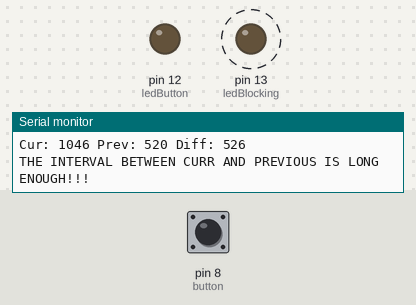
A sketch run on a simulated Arduino Uno, built with avr-gcc and run on an emulated ATmega328P. On the bench: output pins drawn as LEDs (lit = HIGH), the last lines printed to the serial monitor. Dashed ring = blinking. The inputs (shaded band) are chosen by the test bench; at power-on: pin 8 (button) LOW.

Above: at 1.2 s.
1.3 s: pin 8 (button) pulled HIGH for 0.15 s
At 1.38 s:
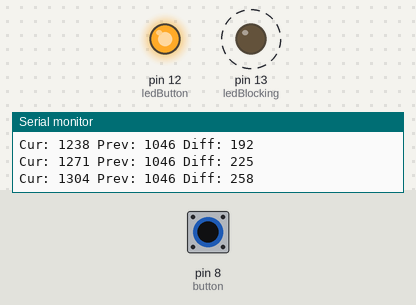
4.3 s: pin 8 (button) pulled HIGH for 1 s
At 6.2 s:
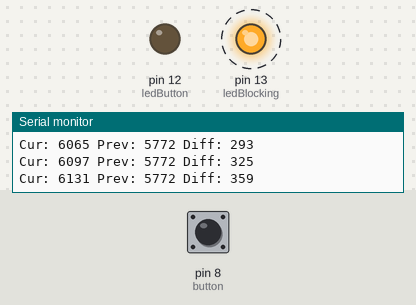
7.3 s: pin 8 (button) pulled HIGH for 3.2 s
At 8.3 s:
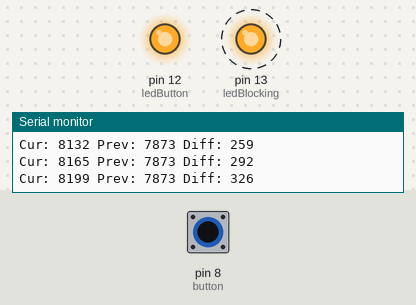
Timing chart, 0 to 19.5 s (numbered marks = the images above; inputs shaded):
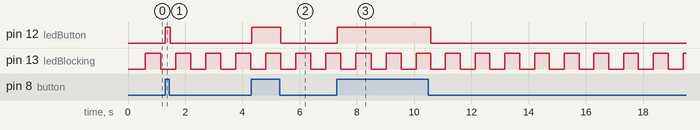

Measured:
- after the input at 1.3 s, pin 12 (ledButton): LOW → HIGH at once, → LOW 0.17 s later
- after the input at 4.3 s, pin 12 (ledButton): LOW → HIGH at once, → LOW 1.0 s later
- after the input at 7.3 s, pin 12 (ledButton): LOW → HIGH at once, → LOW 3.3 s later
- by itself, pin 13 (ledBlocking): alternates HIGH for 0.52 s and LOW for 0.52 s

The sketch:

elapsed_time_with_comments.ino
```cpp
int ledButton = 12; // pin for the LED
int button = 8; // pin for the button
int buttonState = 0; // initial state for the button

int ledBlocking = 13; // pin for the blocking/blink LED

int interval = 500; // interval for turning LED on or off

int ledState = LOW; // initial LED state

long previousMillis = 0; // initial millisecond value to check against

unsigned long currentMillis = 0; // initial millis for current millis of arduino program

void setup(){
  pinMode(ledButton, OUTPUT); // set up LED
  pinMode(button, INPUT); // set up button
  pinMode(ledBlocking, OUTPUT); // setup blocking/blinking LED
  Serial.begin(9600);  // start our serial monitor
}

void loop(){
  buttonState = digitalRead(button); // read our button

  /*
  single equal sign (=) - assignement ex. this variable is a new value
  double equal sign (==) - equality ex. is this variable the same value as another value
  */

  //this controls the LED with a button
  if (buttonState == HIGH){ // if button is pressed
    digitalWrite(ledButton, HIGH); // make the LED light up
  } else if(buttonState == LOW){ // if button is not pressed (unpressed)
    digitalWrite(ledButton, LOW); // turn the LED off
  }

  // set our variable current mills to the actual milliseconds since program started
  currentMillis = millis();

  /*
  print useful debug information
  */

  Serial.print("Cur: ");
  Serial.print(currentMillis);

  Serial.print(" Prev: ");
  Serial.print(previousMillis);

  Serial.print(" Diff: ");
  Serial.println(currentMillis - previousMillis);

  //  this controls the LED that is blinking
  // if the difference between current time in the program minus the last checkpoint time is greater than our interval
  if(currentMillis - previousMillis > interval){

  Serial.println("THE INTERVAL BETWEEN CURR AND PREVIOUS IS LONG ENOUGH!!!");
  previousMillis = currentMillis; // reset our detect time check point to the current time to check again in another interval

  //switch from on to off or off to on
  if (ledState == LOW){ // if the LED is off
    ledState = HIGH; // set our LED state variable to on
  } else if (ledState == HIGH){ // if the LED is on
    ledState = LOW; // set out LED state variable to off
  }

  digitalWrite(ledBlocking, ledState); // use our LED state variable to turn the LED on or off

  }

}
```
